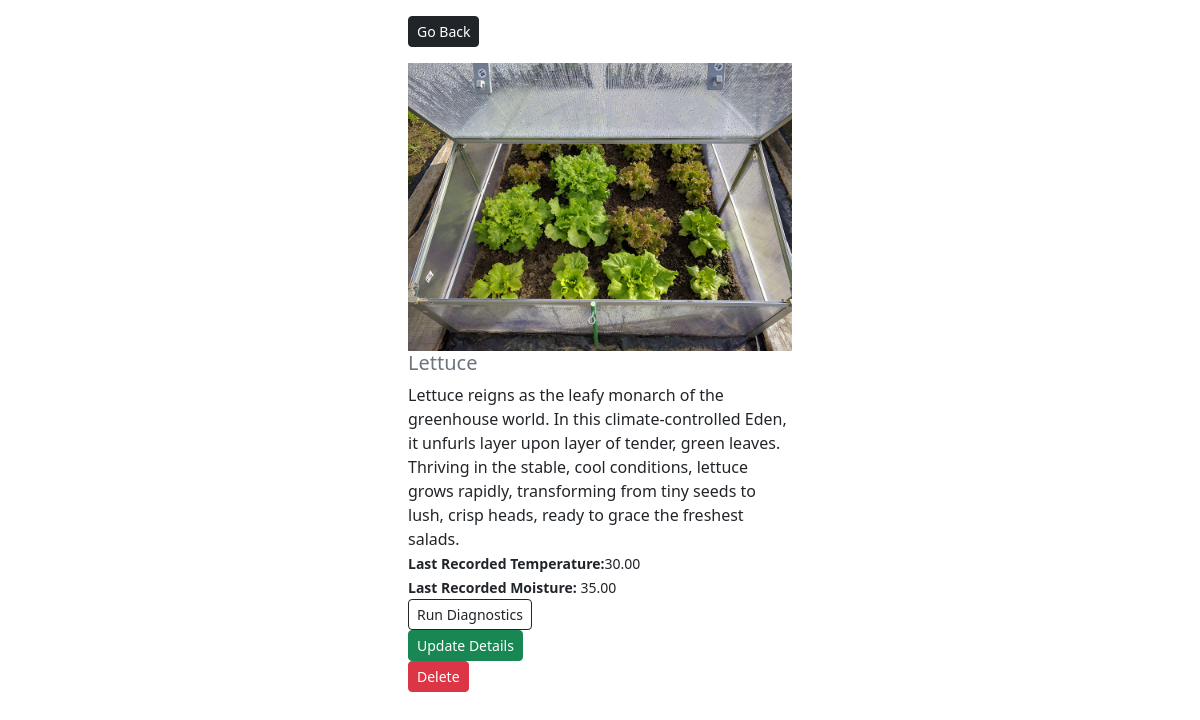
Before: /mygreenhouse/crop-detail/9/ with the older database file.
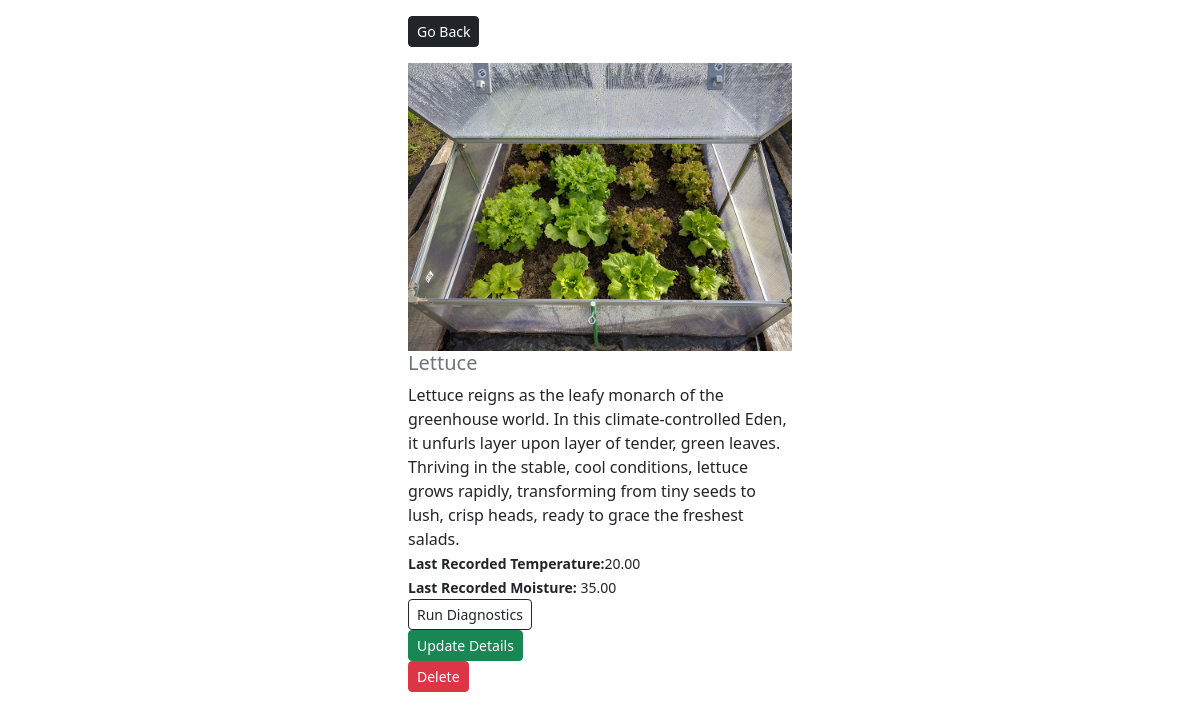
After: the same page with the newer database file.
### crops/models.py (models this page shows, shortened)
class Crop(models.Model):
    name = models.CharField(max_length=100)
    description = models.TextField(max_length=300)
    image = models.ImageField(null=False, blank=False, upload_to='images/')
    temperature = models.DecimalField(max_digits=4, decimal_places=2)
    moisture = models.DecimalField(max_digits=4, decimal_places=2)
    class Meta:
        ordering = ['name']

### crops/views.py (the view)
# urls.py: path('crop-detail/<str:id>/', views.crop_detail, name='crop-detail'),
def crop_detail(request, id):
    crop = Crop.objects.get(pk=id)
    context = {'crop': crop}
    return render(request, 'crops/crop-detail.html', context)

### crops/templates/crops/crop-detail.html
{% extends 'crops/base.html' %}
{% load static %}
{% block content %}
    <div class="row justify-content-center">
        <div class="col-md-4">
            <div class="">
                <a href="{% url 'home' %}" class="my-3 btn btn-dark btn-sm">Go Back</a>
            </div>
            <div style="height: 90vh">
                <img class="img-fluid text-center" style="max-width: 100%; max-height: 100%" src="{{ crop.image.url }}" alt="image gone">
                <h5 class="text-muted"> {{ crop.name }} </h5>
                <quote>{{ crop.description }}</quote><br>
                <small><b>Last Recorded Temperature:</b>{{crop.temperature}}</small><br>
                <small><b>Last Recorded Moisture:</b> {{ crop.moisture }}</small><br>
                <a href="{% url 'diagnostics' %}" class="btn btn-outline-dark btn-sm">Run Diagnostics</a><br>
                <a href="{% url 'edit-crop' crop.id %}" class="btn btn-success btn-sm">Update Details</a><br>
                <a href="{% url 'delete-crop' crop.id %}" class="btn btn-danger btn-sm">Delete</a><br>
            </div>
        </div>
    </div>
{% endblock %}

Changed rows visible on the page:
changed Crop "Lettuce": temperature "30.00" → "20.00"
